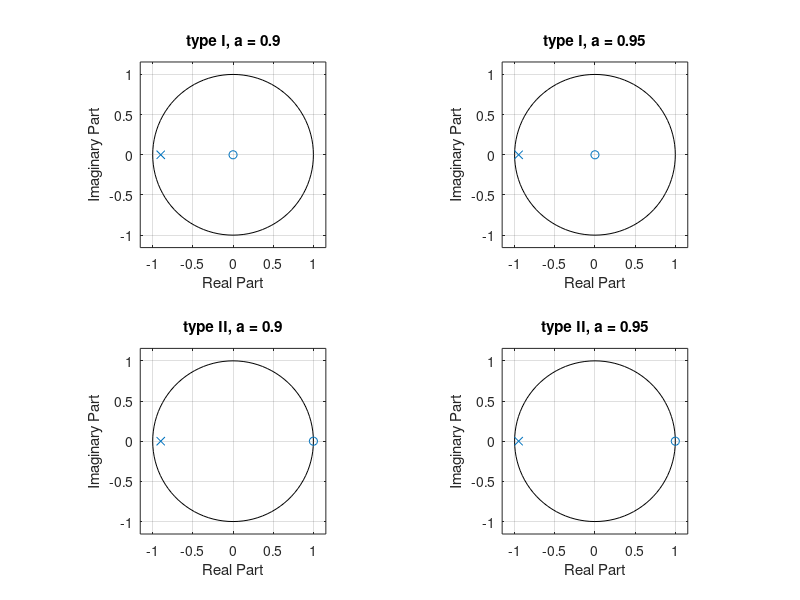

Recreate this plot in MATLAB. (Note: this script raises an error after producing the figure.)
subplot(2,2,1);
num = [1];   den = [1, 0.9];
zeros = roots(num);
poles = roots(den);
zplane(zeros, poles);   zplane(num, den);
title("type I, a = 0.9");
xlabel("Real Part");    ylabel("Imaginary Part");

subplot(2,2,2);
num = [1];   den = [1, 0.95];
zeros = roots(num);
poles = roots(den);
zplane(zeros, poles);   zplane(num, den);
title("type I, a = 0.95");
xlabel("Real Part");    ylabel("Imaginary Part");

subplot(2,2,3);
num = [1, -1];   den = [1, 0.9];
zeros = roots(num);
poles = roots(den);
zplane(zeros, poles);   zplane(num, den);
title("type II, a = 0.9");
xlabel("Real Part");    ylabel("Imaginary Part");

subplot(2,2,4);
num = [1, -1];   den = [1, 0.95];
zeros = roots(num);
poles = roots(den);
zplane(zeros, poles);   zplane(num, den);
title("type II, a = 0.95");
xlabel("Real Part");    ylabel("Imaginary Part");

sgtitle("High-pass Filter")